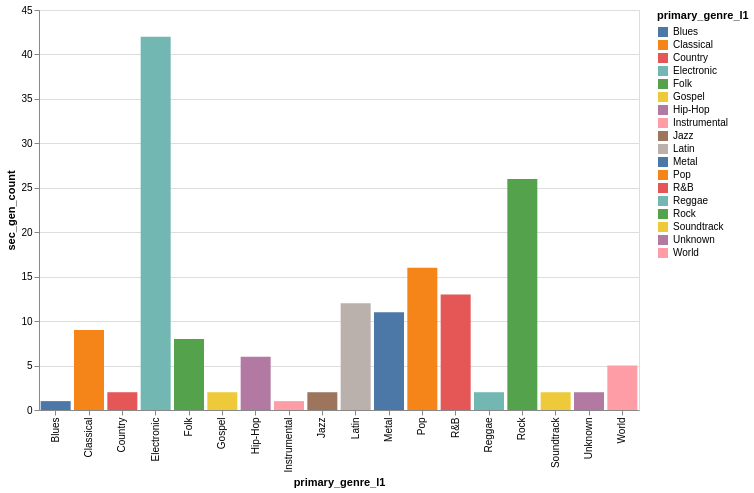

Write notebook code for a chart like this one.
### Code cell
alt.Chart(sec_genre_diversity).mark_bar().encode(
    x = 'primary_genre_l1:N',
    y = 'sec_gen_count:Q',
    color = 'primary_genre_l1:N',
    tooltip = ['primary_genre_l1', 'sec_gen_count']
).properties(
    width = 600,
    height = 400
)

### Figure 1 — Vega-Lite specification as saved in the notebook (floating-point values rounded to 4 significant figures)
{"config": {"view": {"continuousWidth": 300, "continuousHeight": 300}}, "data": {"name": "data-52f7a18d16354b8bdf3c80ab5a6ed982"}, "mark": {"type": "bar"}, "encoding": {"color": {"field": "primary_genre_l1", "type": "nominal"}, "tooltip": [{"field": "primary_genre_l1", "type": "nominal"}, {"field": "sec_gen_count", "type": "quantitative"}], "x": {"field": "primary_genre_l1", "type": "nominal"}, "y": {"field": "sec_gen_count", "type": "quantitative"}}, "height": 400, "width": 600, "$schema": "https://vega.github.io/schema/vega-lite/v6.4.1.json", "datasets": {"data-52f7a18d16354b8bdf3c80ab5a6ed982": [{"primary_genre_l1": "Electronic", "sec_gen_count": 42}, {"primary_genre_l1": "Rock", "sec_gen_count": 26}, {"primary_genre_l1": "Pop", "sec_gen_count": 16}, {"primary_genre_l1": "R&B", "sec_gen_count": 13}, {"primary_genre_l1": "Latin", "sec_gen_count": 12}, {"primary_genre_l1": "Metal", "sec_gen_count": 11}, {"primary_genre_l1": "Classical", "sec_gen_count": 9}, {"primary_genre_l1": "Folk", "sec_gen_count": 8}, {"primary_genre_l1": "Hip-Hop", "sec_gen_count": 6}, {"primary_genre_l1": "World", "sec_gen_count": 5}, {"primary_genre_l1": "Jazz", "sec_gen_count": 2}, {"primary_genre_l1": "Gospel", "sec_gen_count": 2}, {"primary_genre_l1": "Reggae", "sec_gen_count": 2}, {"primary_genre_l1": "Country", "sec_gen_count": 2}, {"primary_genre_l1": "Soundtrack", "sec_gen_count": 2}, {"primary_genre_l1": "Unknown", "sec_gen_count": 2}, {"primary_genre_l1": "Instrumental", "sec_gen_count": 1}, {"primary_genre_l1": "Blues", "sec_gen_count": 1}]}}
